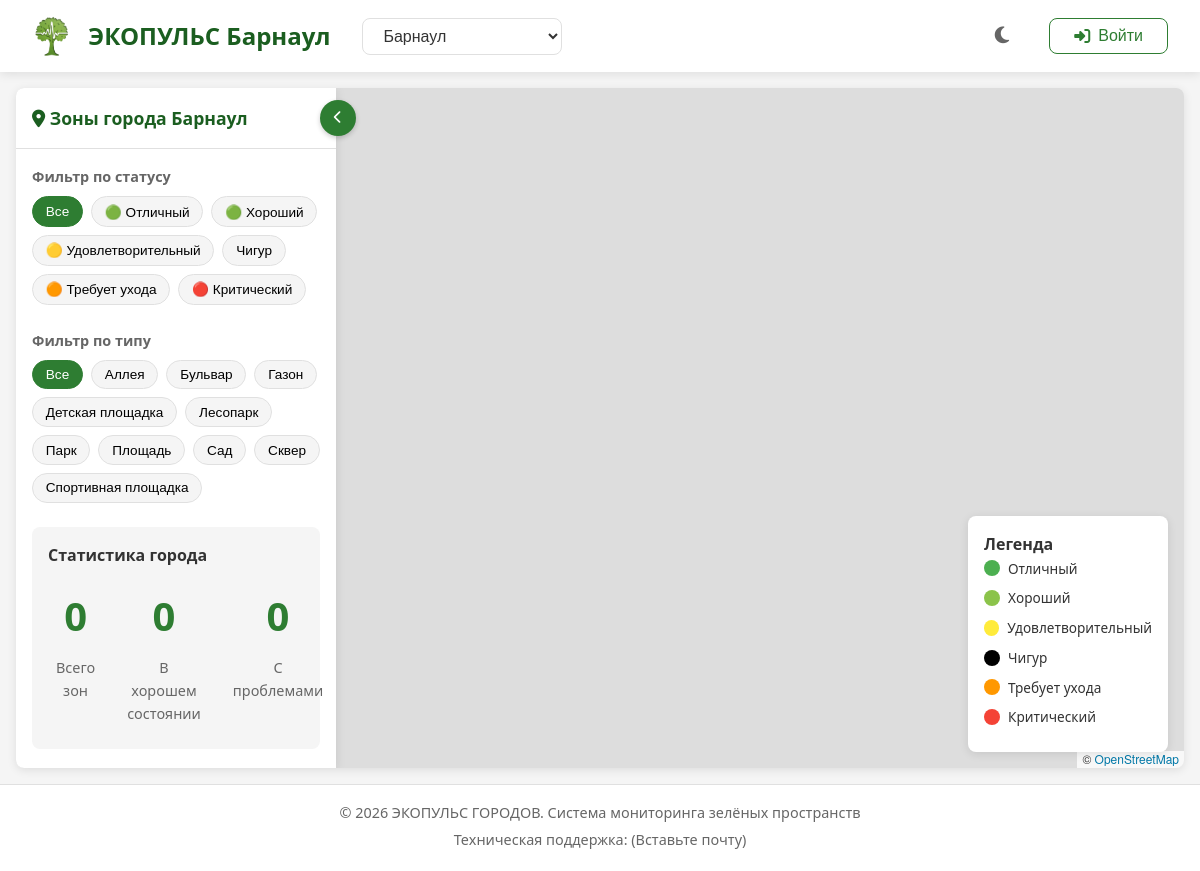
The page / on the database its author committed.
### tables this page shows
CREATE TABLE cities (
                id INTEGER PRIMARY KEY AUTOINCREMENT,
                name TEXT UNIQUE NOT NULL,
                lat REAL NOT NULL,
                lng REAL NOT NULL,
                zoom INTEGER DEFAULT 12,
                is_active BOOLEAN DEFAULT 1,
                created_at TIMESTAMP DEFAULT CURRENT_TIMESTAMP
            );

CREATE TABLE zone_statuses (
                id INTEGER PRIMARY KEY AUTOINCREMENT,
                name TEXT UNIQUE NOT NULL,
                color TEXT NOT NULL,
                icon TEXT,
                priority INTEGER DEFAULT 0,
                is_active BOOLEAN DEFAULT 1,
                created_at TIMESTAMP DEFAULT CURRENT_TIMESTAMP
            );

CREATE TABLE zone_types (
                id INTEGER PRIMARY KEY AUTOINCREMENT,
                name TEXT UNIQUE NOT NULL,
                description TEXT,
                is_active BOOLEAN DEFAULT 1,
                created_at TIMESTAMP DEFAULT CURRENT_TIMESTAMP
            );

### app.py (the view)
@app.route('/')
def index():
    city = request.args.get('city', 'Барнаул')
    cities = get_cities_from_db()
    if city not in cities:
        city = 'Барнаул'
    session['current_city'] = city
    return render_template('index.html',
                           city=city,
                           cities=cities,
                           statuses=get_statuses_from_db(),
                           zone_types=get_zone_types_from_db(),
                           user=session.get('user'))

### app.py (called while the page is built)
def get_cities_from_db():
    conn = get_db()
    cities = conn.execute('SELECT * FROM cities WHERE is_active = 1 ORDER BY name').fetchall()
    conn.close()
    return {row['name']: {'lat': row['lat'], 'lng': row['lng'], 'zoom': row['zoom']} for row in cities}

def get_zone_types_from_db():
    conn = get_db()
    zone_types = conn.execute('SELECT name FROM zone_types WHERE is_active = 1 ORDER BY name').fetchall()
    conn.close()
    return [row['name'] for row in zone_types]

def get_statuses_from_db():
    conn = get_db()
    statuses = conn.execute('SELECT * FROM zone_statuses WHERE is_active = 1 ORDER BY priority DESC').fetchall()
    conn.close()
    return {row['name']: {'color': row['color'], 'icon': row['icon']} for row in statuses}

### database.py (called while the page is built)
def get_db():
    conn = sqlite3.connect(Config.DATABASE_PATH)
    conn.row_factory = sqlite3.Row
    return conn

### templates/index.html (shortened to what this page needs)
{% extends "base.html" %}
{% block content %}
<div class="map-container">
    <div id="map"></div>
    <div class="side-panel" id="side-panel">
        <div class="panel-header">
            <div class="panel-title-wrapper">
                <h3><i class="fas fa-map-marker-alt"></i> Зоны города {{ city }}</h3>
                <button class="toggle-panel-btn" onclick="toggleSidePanel()" title="Скрыть/показать панель">
                    <i class="fas fa-chevron-left"></i>
                </button>
            </div>
        </div>
        <div class="panel-content">
            <div class="filters">
                <div class="filter-group">
                    <h4>Фильтр по статусу</h4>
                    <div class="filter-buttons">
                        <button class="filter-btn active" data-status="all">Все</button>
                        {% for status, data in statuses.items() %}
                        <button class="filter-btn" data-status="{{ status }}">
                            {{ data.icon }} {{ status|capitalize }}
                        </button>
                        {% endfor %}
                    </div>
                </div>
                <div class="filter-group">
                    <h4>Фильтр по типу</h4>
                    <div class="filter-buttons">
                        <button class="filter-btn active" data-type="all">Все</button>
                        {% for type in zone_types %}
                        <button class="filter-btn" data-type="{{ type }}">
                            {{ type|capitalize }}
                        </button>
                        {% endfor %}
                    </div>
                </div>
            </div>
            <div class="statistics">
                <h4>Статистика города</h4>
                <div class="stats-grid">
                    <div class="stat-item">
                        <div class="stat-value" id="total-zones">0</div>
                        <div class="stat-label">Всего зон</div>
                    </div>
                    <div class="stat-item">
                        <div class="stat-value" id="good-zones">0</div>
                        <div class="stat-label">В хорошем состоянии</div>
                    </div>
                    <div class="stat-item">
                        <div class="stat-value" id="problem-zones">0</div>
                        <div class="stat-label">С проблемами</div>
                    </div>
                </div>
            </div>
        </div>
    </div>
    <div class="map-legend">
        <h4>Легенда</h4>
        {% for status, data in statuses.items() %}
        <div class="legend-item">
            <span class="legend-color" style="background-color: {{ data.color }}"></span>
            <span class="legend-label">{{ status|capitalize }}</span>
        </div>
        {% endfor %}
    </div>
</div>
{% endblock %}

### templates/base.html (shortened to what this page needs)
<!DOCTYPE html>
<html lang="ru">
<head>
    <link rel="stylesheet" href="https://unpkg.com/leaflet@1.9.4/dist/leaflet.css" />
    <link rel="stylesheet" href="https://cdnjs.cloudflare.com/ajax/libs/font-awesome/6.4.0/css/all.min.css">
    <link rel="stylesheet" href="{{ url_for('static', filename='css/style.css') }}">
    <link rel="stylesheet" href="{{ url_for('static', filename='css/dark.css') }}" id="dark-theme" disabled>
</head>
<body>
    <div class="app-container">
        <header class="header">
            <div class="header-left">
                <div class="logo">
                    <img src="{{ url_for('static', filename='img/tree-icon.png') }}" alt="Логотип ЭКОПУЛЬС" class="logo-img">
                    <h1 id="site-title">ЭКОПУЛЬС {{ city if city else '' }}</h1>
                </div>
                {% if request.path == '/' %}
                <div class="city-selector">
                    <select id="city-select">
                        {% for city_name in cities.keys()|sort %}
                        <option value="{{ city_name }}" {% if city_name == city %}selected{% endif %}>
                            {{ city_name }}
                        </option>
                        {% endfor %}
                    </select>
                </div>
                {% endif %}
            </div>
            <div class="header-right">
                <button id="night-mode-toggle" class="btn-icon" title="Ночной режим">
                    <i class="fas fa-moon"></i>
                </button>
                <div class="user-menu">
                    {% if user %}
                    <div class="user-dropdown">
                        <button class="btn-user">
                            <i class="fas fa-user-circle"></i>
                            {{ user.name }}
                            <i class="fas fa-caret-down"></i>
                        </button>
                        <div class="dropdown-content">
                            {% if user.role in ['super_admin', 'junior_admin', 'moderator'] %}
                            <a href="{{ url_for('admin_panel') }}"><i class="fas fa-cog"></i> Админ панель</a>
                            {% endif %}
                            <a href="{{ url_for('add_zone') }}"><i class="fas fa-plus-circle"></i> Добавить зону</a>
                            <a href="{{ url_for('analytics') }}"><i class="fas fa-chart-line"></i> Аналитика</a>
                            <a href="{{ url_for('auth.logout') }}"><i class="fas fa-sign-out-alt"></i> Выйти</a>
                        </div>
                    </div>
                    {% else %}
                    <button id="login-btn" class="btn btn-outline">
                        <i class="fas fa-sign-in-alt"></i> Войти
                    </button>
                    {% endif %}
                </div>
            </div>
        </header>
        <main class="main-content">
            {% block content %}{% endblock %}
        </main>
        <footer class="footer">
            <p>© 2026 ЭКОПУЛЬС ГОРОДОВ. Система мониторинга зелёных пространств</p>
            <p>Техническая поддержка: (Вставьте почту)</p>
        </footer>
    </div>
</body>
</html>

### rows shown on the page
cities: name "Барнаул"
zone_statuses: icon "🟢", name "Отличный"
zone_statuses: icon "🟢", name "Хороший"
zone_statuses: icon "🟡", name "Удовлетворительный"
zone_statuses: name "Чигур"
zone_statuses: icon "🟠", name "Требует ухода"
zone_statuses: icon "🔴", name "Критический"
zone_types: name "Аллея"
zone_types: name "Бульвар"
zone_types: name "Газон"
zone_types: name "Детская площадка"
zone_types: name "Лесопарк"
zone_types: name "Парк"
zone_types: name "Площадь"
zone_types: name "Сад"
zone_types: name "Сквер"
zone_types: name "Спортивная площадка"

### other values the page prints
form field value "Барнаул"
